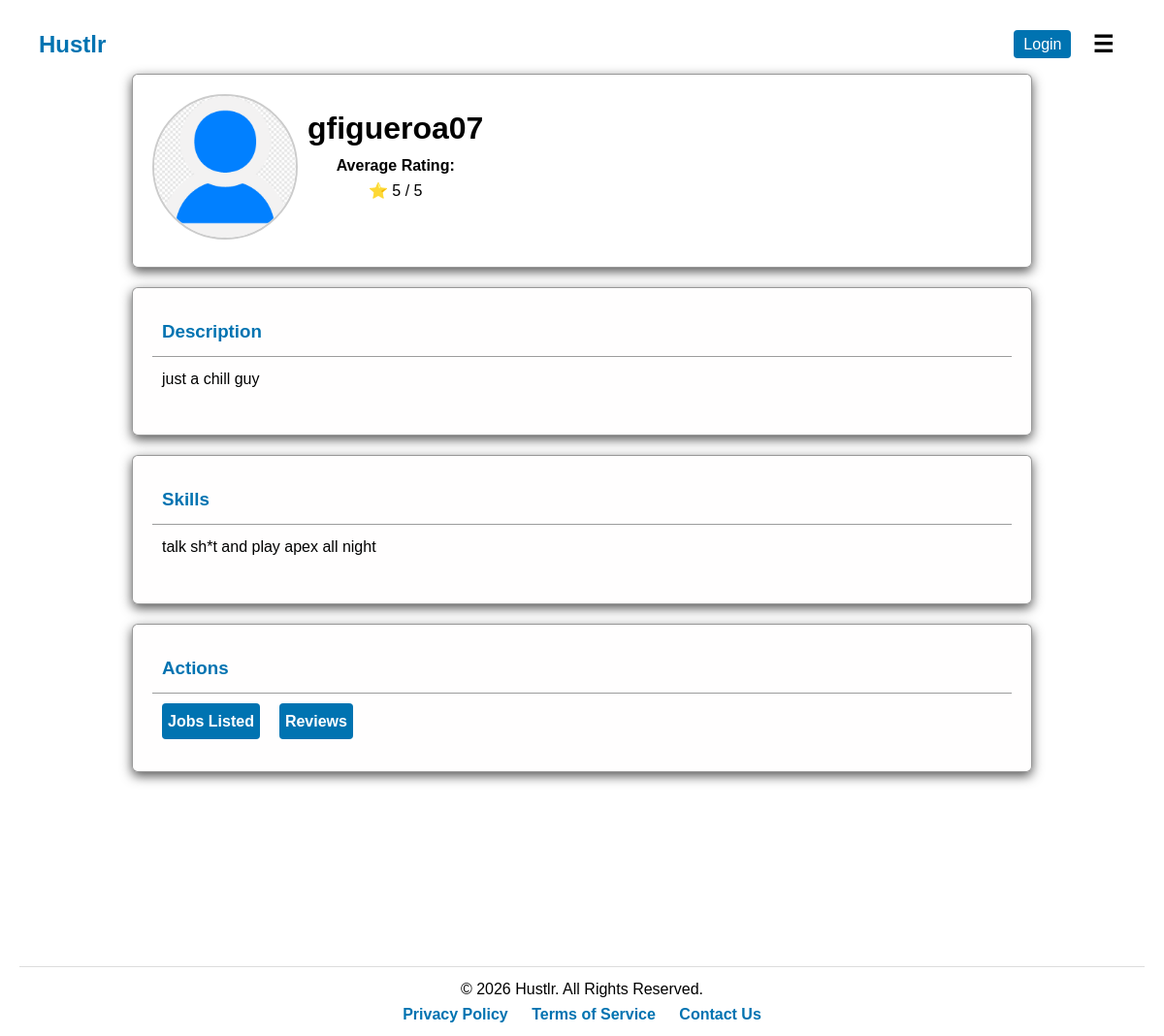
Screenshot of /users/profile/1/ with the database file from the repository.
### users/models.py (models this page shows, shortened)
class Profile(models.Model):
    user = models.OneToOneField(User, max_length=15, on_delete=models.CASCADE)
    profile_name = models.CharField(max_length=30, unique=False, blank=True, null=False)
    profile_picture = models.ImageField(upload_to='profile_pics/', blank=True, null=True)
    location = models.TextField(max_length=20, blank=False)
    description = models.TextField(max_length=250, blank=True)
    avg_review_score = models.FloatField(default=0.0)
    skills = models.TextField(blank=True)
    resume = models.FileField(upload_to='resumes/', blank=True, null=True)

### users/views.py (the view)
# urls.py: path('profile/<int:profile_id>/', views.profile_detail, name='profile_detail'),
def profile_detail(request, profile_id):
    profile = get_object_or_404(Profile, id=profile_id)
    reviews = Review.objects.filter(review_received=profile)
    average_rating = Review.objects.filter(review_received=profile).aggregate(Avg('rating'))['rating__avg']
    return render(request, 'users/profile_detail.html', {
        'profile': profile,
        'reviews': reviews,
        'average_rating': average_rating,
    })

### users/context_processors.py (called while the page is built)
def unread_messages(request):
    if request.user.is_authenticated:
        conversations = Conversation.objects.filter(
            messages__is_read=False
        ).exclude(messages__sender=request.user).distinct()
        count = conversations.count()
    else:
        count = 0
    return {'unread_count': count}

### users/templatetags/custom_filters.py (called while the page is built)
@register.filter
def split(value, key):
    if value:
        return [v.strip() for v in value.split(key) if v.strip()]
    return []

### users/templates/users/profile_detail.html (shortened to what this page needs)
{% extends 'job_board/base.html' %}
{% load static %}
{% load custom_filters %}
{% block extra_css %}
<link rel="stylesheet" href="{% static 'css/profile.css' %}">
{% endblock %}
{% block content %}
<div class="profile-container">
    <div class="profile-header">
        <div class="profile-left">
            <div class="profile-picture">
                {% if profile.profile_picture %}
                    <img class="profile" src="{{ profile.profile_picture.url }}">
                {% else %}
                    <img class='profile' src="{% static 'images/default_profile.png' %}" alt="Profile Preview" class="profile-preview">
                {% endif %}
            </div>
            <div class="profile-info">
                <h1>{{ profile.user }}</h1>
                <div class="profile-rating">
                    <h4>Average Rating:</h4>
                    {% if average_rating is not None %}
                        <p>⭐ {{ average_rating|floatformat:-1 }} / 5</p>
                    {% else %}
                        <p>No ratings yet</p>
                    {% endif %}
                </div>
            </div>
        </div>
    </div>
    <div class="profile-section">
        <h3>Description</h3>
        <p>{{ profile.description }}</p>
    </div>
    <div class="profile-section">
        <h3>Skills</h3>
        {% if profile.skills %}
            <ul class="skills-list">
                {% for skill in profile.skills|split:"," %}
                    {% if skill %}
                        <li>{{ skill }}</li>
                    {% endif %}
                {% endfor %}
            </ul>
        {% else %}
            <p>No skills added yet.</p>
        {% endif %}
    </div>
    <div class="profile-section">
        <h3>Actions</h3>
        <div class="profile-actions">
            <a href="{% url 'user_jobs' profile.id %}">Jobs Listed</a>
            <a href="{% url 'reviews' profile.id %}">Reviews</a>
        </div>
    </div>
</div>
{% endblock %}

### static/css/styles.css (style rules this page uses)
* { margin: 0; padding: 0; box-sizing: border-box; font-family: Arial, sans-serif; }
html { scroll-behavior: smooth; scroll-padding-top: 7rem; }
body { background-color: #ffffff; color: #000000; line-height: 1.6; padding: 0 20px; padding-top: 1rem; position: relative; }
ul { list-style-type: none; margin: 0; padding: 0; }
a { text-decoration: none; color: #0073b1; }

### static/css/profile.css (style rules this page uses)
.profile-container { height: 90vh; gap: 20px; flex-direction: column; align-items: center; display: flex; }
.profile-header { width: 80%; height: 200px; display: flex; border: 1px solid #00000067; background-color: #ffffff97; border-radius: 6px; transition: box-shadow 0.2s; box-shadow: 0 4px 12px rgba(0, 0, 0, 0.671); padding: 20px; position: relative; }
.profile-left { display: flex; width: 50%; }
.profile { width: 150px; height: 150px; object-fit: cover; border-radius: 50%; margin-bottom: 0.5rem; border: 2px solid #ccc; }
.profile-info { padding: 10px; text-align: center; }
.profile-section { width: 80%; height: 200px; display: column; border: 1px solid #00000067; background-color: #fffdfd97; border-radius: 6px; transition: box-shadow 0.2s; box-shadow: 0 4px 12px rgba(0, 0, 0, 0.671); padding: 20px; position: relative; max-height: 200px; }
.profile-section h3 { border-bottom: 1px solid #00000063; color: #0073b1; padding: 10px; }
.profile-section p { padding: 10px; }
.skills-list { padding: 10px; border-radius: 20px; }
.profile-actions { display: flex; }
.profile-actions a { background-color: #0073b1; color: white; border: none; padding: 6px 6px; border-radius: 4px; cursor: pointer; font-weight: bold; text-decoration: none; transition: background 0.2s; height: 100%; margin: 10px; }

### rows the page displays
Profile: user "gfigueroa07", description "just a chill guy", skills "talk sh*t and play apex all night"

### other values shown
{{ average_rating|floatformat:-1 }} "5"
